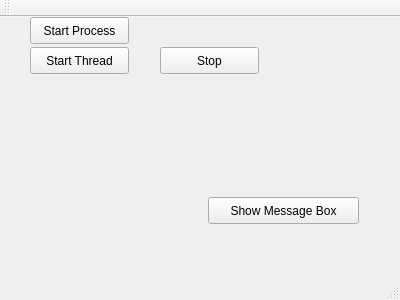
<?xml version="1.0" encoding="UTF-8"?>
<ui version="4.0">
 <class>MainWindow</class>
 <widget class="QMainWindow" name="MainWindow">
  <property name="geometry">
   <rect>
    <x>0</x>
    <y>0</y>
    <width>400</width>
    <height>300</height>
   </rect>
  </property>
  <property name="windowTitle">
   <string>MainWindow</string>
  </property>
  <widget class="QWidget" name="centralWidget">
   <widget class="QPushButton" name="btnStart">
    <property name="geometry">
     <rect>
      <x>30</x>
      <y>0</y>
      <width>99</width>
      <height>27</height>
     </rect>
    </property>
    <property name="text">
     <string>Start Process</string>
    </property>
   </widget>
   <widget class="QPushButton" name="btnShow">
    <property name="geometry">
     <rect>
      <x>208</x>
      <y>180</y>
      <width>151</width>
      <height>27</height>
     </rect>
    </property>
    <property name="text">
     <string>Show Message Box</string>
    </property>
   </widget>
   <widget class="QPushButton" name="btnStartThread">
    <property name="geometry">
     <rect>
      <x>30</x>
      <y>30</y>
      <width>99</width>
      <height>27</height>
     </rect>
    </property>
    <property name="text">
     <string>Start Thread</string>
    </property>
   </widget>
   <widget class="QPushButton" name="btnStop">
    <property name="geometry">
     <rect>
      <x>160</x>
      <y>30</y>
      <width>99</width>
      <height>27</height>
     </rect>
    </property>
    <property name="text">
     <string>Stop</string>
    </property>
   </widget>
  </widget>
  <widget class="QMenuBar" name="menuBar">
   <property name="geometry">
    <rect>
     <x>0</x>
     <y>0</y>
     <width>400</width>
     <height>25</height>
    </rect>
   </property>
  </widget>
  <widget class="QToolBar" name="mainToolBar">
   <attribute name="toolBarArea">
    <enum>TopToolBarArea</enum>
   </attribute>
   <attribute name="toolBarBreak">
    <bool>false</bool>
   </attribute>
  </widget>
  <widget class="QStatusBar" name="statusBar"/>
 </widget>
 <layoutdefault spacing="6" margin="11"/>
 <resources/>
 <connections/>
</ui>
